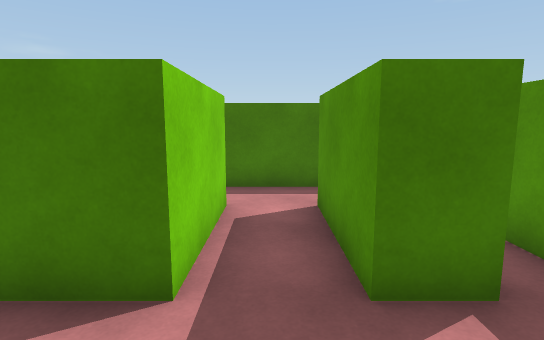
View 1 (above)

16 first-person views from a walk through a Unity game level. The camera is 1.5 m above the floor, tilts 8° down and sees 80° across. The floor is counted in squares, 1 m on a side. Each view is taken from the middle of a square. On the plan, view 1 faces up. The plan holds only what a view shows up to about 15 squares ahead; the rest is blank. The place goes on beyond the plan. The player character is not drawn. Some animated figures are left out.

View 2
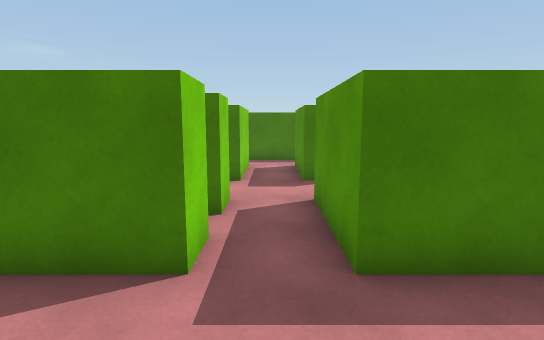

View 3
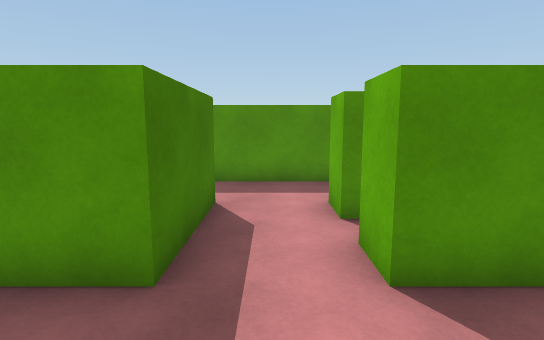

View 4
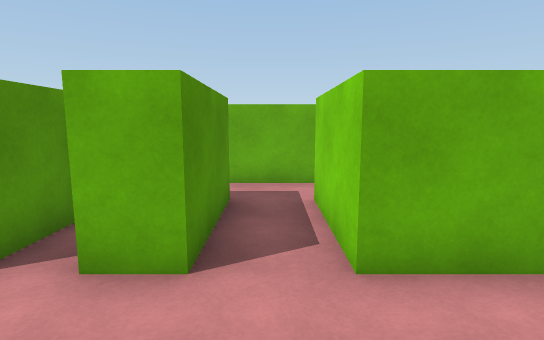

View 5
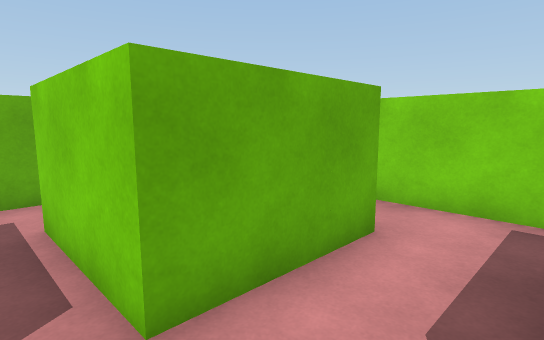

View 6
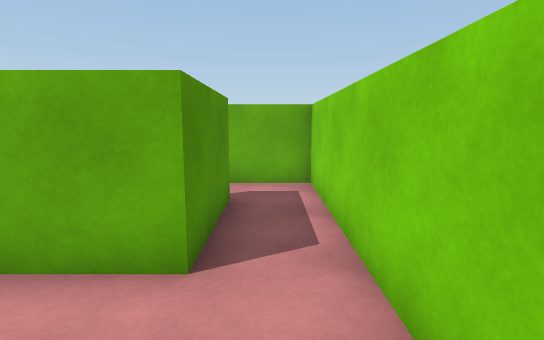

View 7
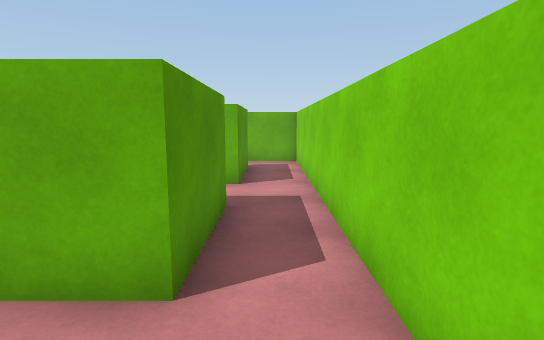

View 8
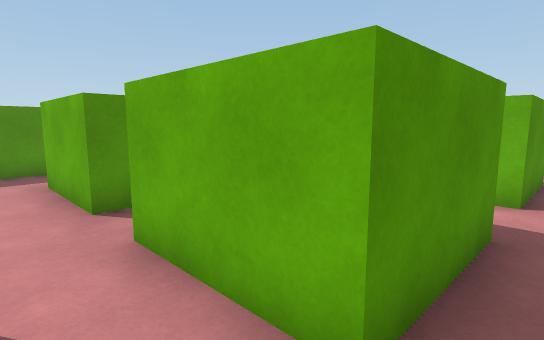

View 9
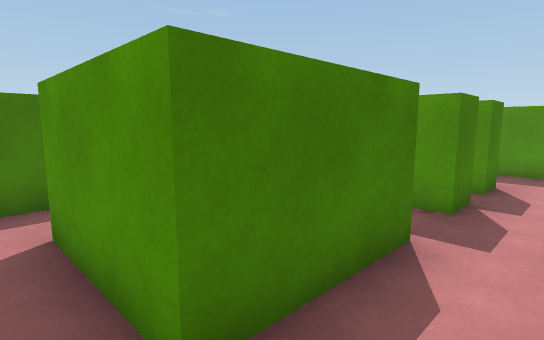

View 10
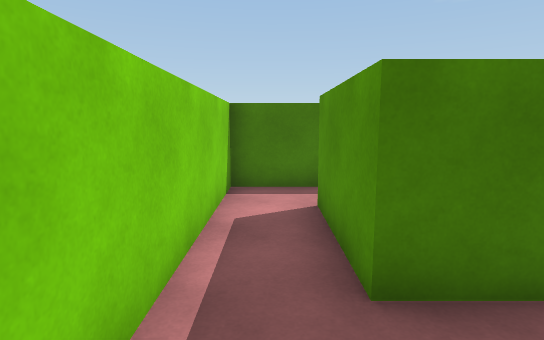

View 11
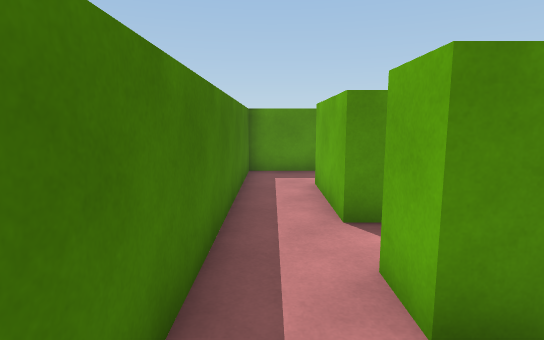

View 12
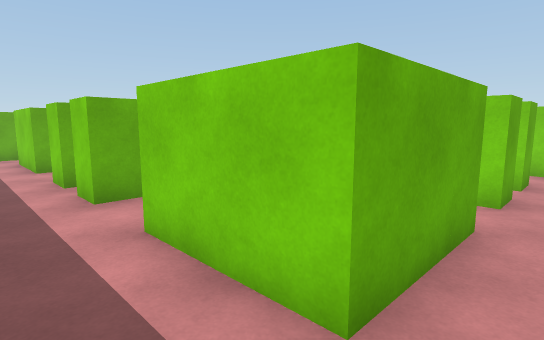

View 13
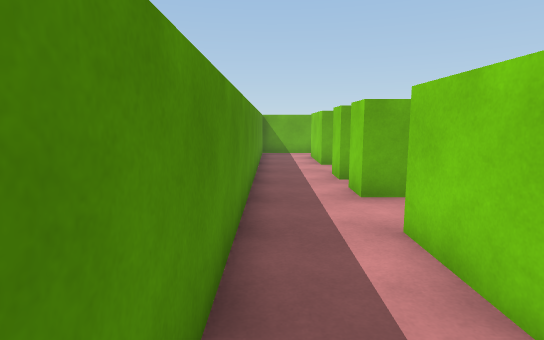

View 14
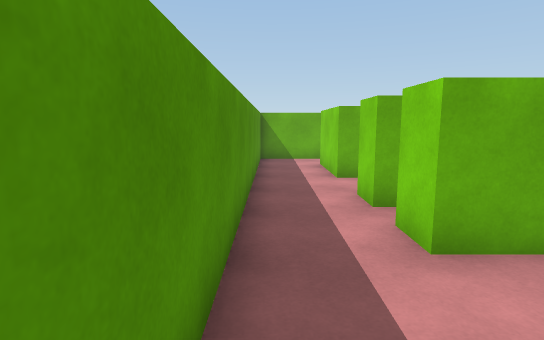

View 15
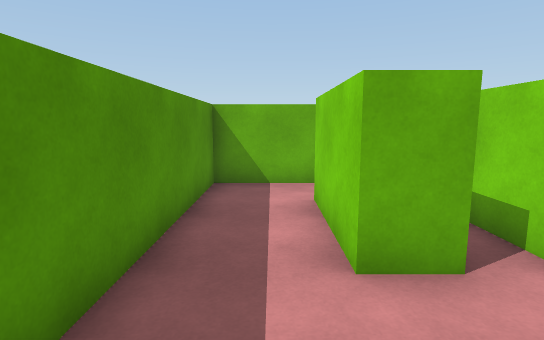

View 16
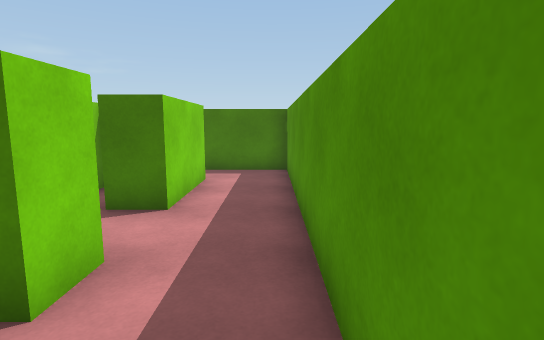

### Floor plan
Key: @ floor where view 1 was taken; # wall or solid block; . floor; O other object.
Columns run from 6 left of view 1 to 7 right of it. Each row starts with its distance up from view 1.
  8 ##############
  7 #............#
  6 #.OOOO.OOOO..#
  5 #.O OO.OO O..#
  4 #.O  O.OOOO..#
  3 #.OOOO.OOOO..#
  2 #............#
  1 #............#
  0 #.OOOO@OOOO..#
 -1 #.O  O.O  O..#
 -2 #.O  O.O  O..#
 -3 #.OOOO.OOOO..#
 -4 #............#
 -5 #.OOOO.OOOO..#
 -6 #.O  O.OOOO..#
 -7 #.O  O.OOOO..#
 -8 #.O  O.O  O..#
 -9 #..  ...  ...#
-10 ###  ###  ####

Where each view was taken, in squares from view 1:
view 1: 0 up, 0 right, facing up
view 2: 6 down, 0 right, facing up
view 3: 4 down, 2 left, facing right
view 4: 2 down, 0 right, facing down
view 5: 3 down, 0 right, facing down-left
view 6: 2 down, 5 left, facing down
view 7: 3 up, 5 left, facing down
view 8: 2 up, 5 left, facing down-right
view 9: 1 up, 5 left, facing up-right
view 10: 0 up, 5 left, facing up
view 11: 7 up, 4 left, facing right
view 12: 7 up, 6 right, facing down-left
view 13: 7 up, 6 right, facing down
view 14: 4 up, 6 right, facing down
view 15: 2 down, 5 right, facing down
view 16: 3 down, 6 right, facing up
